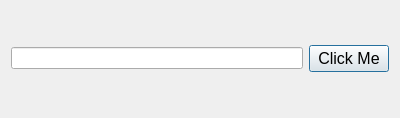
<?xml version="1.0" encoding="UTF-8"?>
<ui version="4.0">
 <class>Dialog</class>
 <widget class="QDialog" name="Dialog">
  <property name="geometry">
   <rect>
    <x>0</x>
    <y>0</y>
    <width>400</width>
    <height>118</height>
   </rect>
  </property>
  <property name="windowTitle">
   <string>Dialog</string>
  </property>
  <property name="toolTip">
   <string>Click Me</string>
  </property>
  <layout class="QVBoxLayout" name="verticalLayout">
   <item>
    <layout class="QHBoxLayout" name="horizontalLayout">
     <item>
      <widget class="QLineEdit" name="lineEdit"/>
     </item>
     <item>
      <widget class="QPushButton" name="pushButton">
       <property name="font">
        <font>
         <pointsize>12</pointsize>
        </font>
       </property>
       <property name="text">
        <string>Click Me</string>
       </property>
      </widget>
     </item>
    </layout>
   </item>
  </layout>
 </widget>
 <layoutdefault spacing="6" margin="11"/>
 <resources/>
 <connections/>
</ui>
